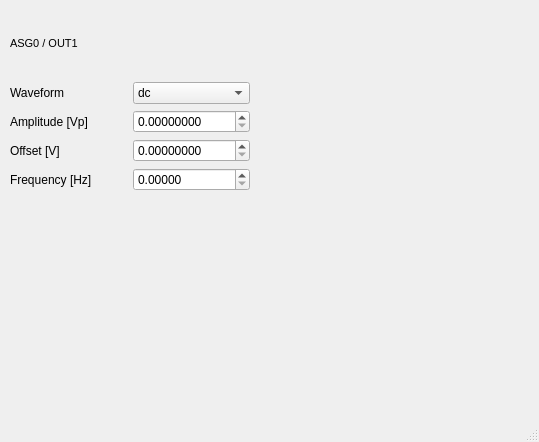
<?xml version="1.0" encoding="UTF-8"?>
<ui version="4.0">
 <class>MainWindow</class>
 <widget class="QMainWindow" name="MainWindow">
  <property name="geometry">
   <rect>
    <x>0</x>
    <y>0</y>
    <width>539</width>
    <height>442</height>
   </rect>
  </property>
  <property name="windowTitle">
   <string>MainWindow</string>
  </property>
  <widget class="QWidget" name="centralwidget">
   <widget class="QWidget" name="layoutWidget">
    <property name="geometry">
     <rect>
      <x>10</x>
      <y>10</y>
      <width>240</width>
      <height>181</height>
     </rect>
    </property>
    <layout class="QVBoxLayout" name="asg0_layout">
     <item>
      <widget class="QLabel" name="label">
       <property name="font">
        <font>
         <pointsize>8</pointsize>
         <weight>50</weight>
         <bold>false</bold>
        </font>
       </property>
       <property name="text">
        <string>ASG0 / OUT1</string>
       </property>
      </widget>
     </item>
     <item>
      <layout class="QHBoxLayout" name="waveform_layout">
       <item>
        <widget class="QLabel" name="label_asg_fct_3">
         <property name="text">
          <string>Waveform</string>
         </property>
        </widget>
       </item>
       <item>
        <widget class="QComboBox" name="waveform0_box">
         <item>
          <property name="text">
           <string>dc</string>
          </property>
         </item>
         <item>
          <property name="text">
           <string>sin</string>
          </property>
         </item>
         <item>
          <property name="text">
           <string>cos</string>
          </property>
         </item>
         <item>
          <property name="text">
           <string>ramp</string>
          </property>
         </item>
         <item>
          <property name="text">
           <string>halframp</string>
          </property>
         </item>
         <item>
          <property name="text">
           <string>square</string>
          </property>
         </item>
         <item>
          <property name="text">
           <string>noise</string>
          </property>
         </item>
        </widget>
       </item>
      </layout>
     </item>
     <item>
      <layout class="QHBoxLayout" name="horizontalLayout_3">
       <item>
        <widget class="QLabel" name="label_ampl_4">
         <property name="text">
          <string>Amplitude [Vp]</string>
         </property>
        </widget>
       </item>
       <item>
        <widget class="QDoubleSpinBox" name="amplitude0_spinbox">
         <property name="wrapping">
          <bool>false</bool>
         </property>
         <property name="buttonSymbols">
          <enum>QAbstractSpinBox::UpDownArrows</enum>
         </property>
         <property name="correctionMode">
          <enum>QAbstractSpinBox::CorrectToNearestValue</enum>
         </property>
         <property name="decimals">
          <number>8</number>
         </property>
         <property name="maximum">
          <double>1.000000000000000</double>
         </property>
         <property name="singleStep">
          <double>0.000122000000000</double>
         </property>
        </widget>
       </item>
      </layout>
     </item>
     <item>
      <layout class="QHBoxLayout" name="horizontalLayout_2">
       <item>
        <widget class="QLabel" name="label_ampl_2">
         <property name="text">
          <string>Offset [V]</string>
         </property>
        </widget>
       </item>
       <item>
        <widget class="QDoubleSpinBox" name="offset0_spinbox">
         <property name="decimals">
          <number>8</number>
         </property>
         <property name="maximum">
          <double>2.000000000000000</double>
         </property>
         <property name="singleStep">
          <double>0.000122000000000</double>
         </property>
        </widget>
       </item>
      </layout>
     </item>
     <item>
      <layout class="QHBoxLayout" name="horizontalLayout_4">
       <item>
        <widget class="QLabel" name="label_ampl_3">
         <property name="text">
          <string>Frequency [Hz]</string>
         </property>
        </widget>
       </item>
       <item>
        <widget class="QDoubleSpinBox" name="frequency0_spinbox">
         <property name="correctionMode">
          <enum>QAbstractSpinBox::CorrectToNearestValue</enum>
         </property>
         <property name="decimals">
          <number>5</number>
         </property>
         <property name="minimum">
          <double>0.000000000000000</double>
         </property>
         <property name="maximum">
          <double>62500000.000000000000000</double>
         </property>
         <property name="singleStep">
          <double>0.116415000000000</double>
         </property>
         <property name="value">
          <double>0.000000000000000</double>
         </property>
        </widget>
       </item>
      </layout>
     </item>
    </layout>
   </widget>
  </widget>
  <widget class="QMenuBar" name="menubar">
   <property name="geometry">
    <rect>
     <x>0</x>
     <y>0</y>
     <width>539</width>
     <height>26</height>
    </rect>
   </property>
  </widget>
  <widget class="QStatusBar" name="statusbar"/>
 </widget>
 <resources/>
 <connections/>
</ui>
